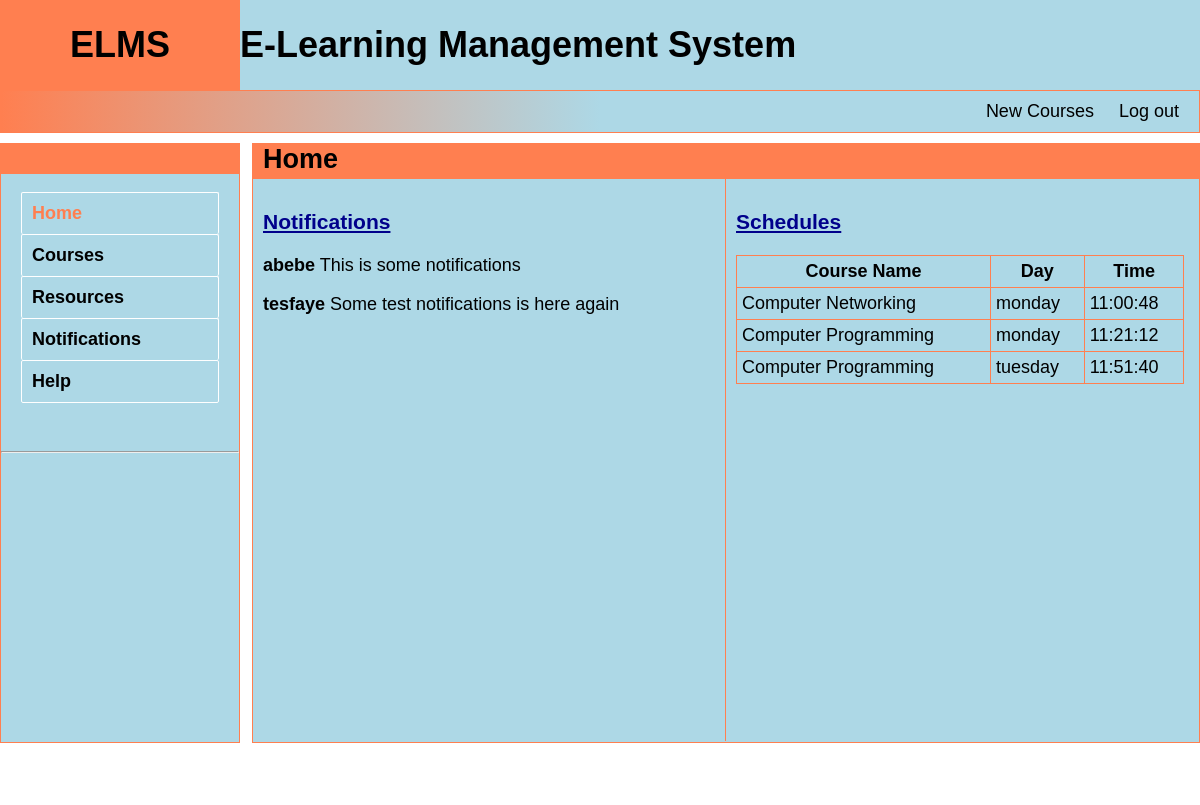
Page /student/index.php (signed in) on the committed database.
### tables this page shows
CREATE TABLE IF NOT EXISTS `studentenroll` (
  `studId` int(11) NOT NULL,
  `courseId` int(11) NOT NULL,
  PRIMARY KEY (`studId`,`courseId`),
  KEY `courseId` (`courseId`)
);

CREATE TABLE IF NOT EXISTS `instructor` (
  `insId` int(11) NOT NULL AUTO_INCREMENT,
  `fName` varchar(30) NOT NULL,
  `lName` varchar(30) NOT NULL,
  `username` varchar(20) NOT NULL,
  `deptId` int(11) DEFAULT NULL,
  `title` varchar(30) DEFAULT NULL,
  `password` varchar(30) NOT NULL,
  PRIMARY KEY (`insId`),
  KEY `deptId` (`deptId`)
);

CREATE TABLE IF NOT EXISTS `course` (
  `courseId` int(11) NOT NULL AUTO_INCREMENT,
  `courseName` varchar(50) NOT NULL,
  `offDept` int(11) NOT NULL,
  `offYear` int(11) NOT NULL,
  `semester` int(11) NOT NULL,
  `chour` int(11) NOT NULL,
  `ects` int(11) NOT NULL,
  PRIMARY KEY (`courseId`),
  UNIQUE KEY `course_courseId_uindex` (`courseId`),
  KEY `offDept` (`offDept`)
);

CREATE TABLE IF NOT EXISTS `schedule` (
  `scheduleId` int(11) NOT NULL AUTO_INCREMENT,
  `section` int(11) NOT NULL,
  `day` varchar(15) NOT NULL,
  `time` time NOT NULL,
  `courseId` int(11) NOT NULL,
  PRIMARY KEY (`scheduleId`),
  UNIQUE KEY `schedule_scheduleId_uindex` (`scheduleId`),
  KEY `section` (`section`)
);

### private/query_functions.php (called while the page is built, shortened)
<?php
    function query_instructor($insId){
	    global $conn;
	    $sql = "select username from instructor where insId = '$insId'";
	    $result = mysqli_query($conn, $sql);
	    if(mysqli_num_rows($result)> 0){
	        return $result;
        }
    }
    function query_schedule($courseId){
	    global $conn;
	    $sql = "select * from schedule where schedule.courseId ='$courseId'";
	    $result = mysqli_query($conn, $sql);
	    if(mysqli_num_rows($result)> 0){
	        return $result;
        }
    }
	function query_notifications($courseId){
	    global $conn;
	    $sql = "select distinct notification.instructor, notification.data from notification, student where notification.courseId = '$courseId' and student.section in (select notification.targetSec from notification where notification.courseId ='$courseId');";
        $result = mysqli_query($conn,$sql);
        if(mysqli_num_rows($result)>0){
            return $result;
        }
    }
    function query_enrolls($username){
	    global $conn;
	    $id = mysqli_fetch_assoc(query_student_id($username))['studId'];
	    $sql = "select * from studentenroll where studId = '$id'";
        $result = mysqli_query($conn, $sql);
        if(mysqli_num_rows($result) > 0){
            return $result;
        }
    }
    function query_student_id($username){
	    global $conn;
	    $sql = "select studId from student where username = '$username'";
	    $result = mysqli_query($conn ,$sql);
	    if(mysqli_num_rows($result)){
	        return $result;
        }
    }
    function query_course_name($courseId){
	    $sql = "select courseName from course where courseId='$courseId';";
	    return standard($sql);
    }
    function standard($sql){
        global $conn;
        $result = mysqli_query($conn, $sql);
        if(mysqli_num_rows($result) > 0 ) {
            return $result;
        }
    }
 ?>

### public/student/index.php (the view, shortened to what this page needs)
<?php
    $username = $_SESSION['username'];
?>
<!doctype html>
<html>
<head>
    <link rel="stylesheet" href="../../public/css/public%20index.css">
    <link rel="stylesheet" href="../../public/css/student%20index.css">
</head>
<body>
    <?php include_once '../../private/shared/page_header.php'; ?>
    <nav>
        <ul class="nav-list" type="none">
            <li><a href="">New Courses</a></li>
            <li><a href="../../private/logout.php">Log out</a></li>
        </ul>
    </nav>
    <section class="content-section">
        <div class="left-div">
            <?php
                $current_page = $_REQUEST['curr_page'] ?? "Home";
            $nav_lists = [['name'=>'Home'],['name'=>'Courses'],['name'=>'Resources'],['name'=>'Notifications'], ['name'=>'Help'],] ?>
            <div class="header-box"></div>
            <div class="content">
                <ul>
                    <?php foreach($nav_lists as $list){ ?>
                    <li class="<?php if($list['name']==$current_page){
                        echo "selected";
                    }
                    ?>"><a href="<?php echo 'index.php?curr_page='.$list['name']; ?>"><?php echo $list['name'] ?></a> </li>
                    <?php } ?>
                </ul>
            </div>
            <br>
            <hr>
            <br>
        </div>
        <div class="right-div">
            <div class="header-box">
                <h2><?php echo $current_page; ?></h2>
            </div>
            <div class="content">
                <?php
                    $current_page = $_REQUEST['curr_page'] ?? "home";
                    $current_page = strtolower($current_page);
                ?>
                <?php if ($current_page == "home"){ ?>
                    <div class="home-left-div">
                        <h3>Notifications</h3>
                        <div class="home-left-inner-content">
                            <?php
                                $courses = query_enrolls($username);
                            ?>
                            <?php  while($row=mysqli_fetch_assoc($courses)){
                                $notifications = query_notifications($row['courseId']);
                                while( $notifications!= null && $not=mysqli_fetch_assoc($notifications)){
                                    $insName = mysqli_fetch_assoc(query_instructor($not["instructor"]));
                                    ?>
                                    <p><span> <strong><?php echo $insName['username']?></strong> </span>
                                        <?php echo $not['data'] ?> </p>
                                    <?php }} ?>
                        </div>
                    </div>
                    <div class="home-right-div">
                        <h3>Schedules</h3>
                        <div class="home-right-inner-content">
                            <table>
                            <tr>
                                <th>Course Name</th>
                                <th>Day</th>
                                <th>Time</th>
                            </tr>
                            <?php
                            $courses = query_enrolls($username);
                            while($course=mysqli_fetch_assoc($courses)){
                                $schedules = query_schedule($course['courseId']);
                                while($schedule=mysqli_fetch_assoc($schedules)){?>
                                        <tr>
                                            <td> <?php echo mysqli_fetch_assoc(query_course_name($course['courseId']))['courseName']; ?> </td>
                                            <td> <?php echo $schedule['day'] ?> </td>
                                            <td> <?php echo  $schedule['time'] ?> </td>
                                        </tr>
                                <?php }} ?>
                            </table>
                        </div>
                    </div>
                <?php } ?>
            </div>
        </div>
    </section>
</body>
</html>

### public/css/public index.css (style rules this page uses)
html { width: 100%; height: 100%; }
body { width: 100%; height: 980px; padding: 0px; margin: 0px; font-size: 18px; font-family: Oxygen ,sans-serif; box-sizing: border-box; }

### public/css/student index.css (style rules this page uses)
* { box-sizing: border-box; text-decoration: none; }
.nav-list { display: inline-block; float: right; }
.nav-list li { padding: 10px; display: inline-block; }
ul.nav-list { margin: 0; padding: 0; }
.nav-list a { text-decoration: none; color: inherit; }
nav::after { content: ''; display: table; clear: both; }
nav { width: 100%; background: linear-gradient(to right , coral, lightblue, lightblue); border: 1px solid coral; padding-right: 10px; }
.content-section { width: 100%; height: 400px; }
.content-section::after { content: ''; display: table; clear: both; }
section .left-div { margin:10px 10px 10px 0; background-color: lightblue; width: 20%; float: left; height: 600px; border: 1px solid coral; display: inline-block; }
section .left-div ul { margin-right: 0px; padding: 0 20px; }
section .left-div ul a { font-weight: 600; width: 100%; display: block; }
section .left-div .header-box { width: 100%; background-color: coral; height: 30px; }
section .left-div ul, section .right-div ul { list-style-type: none; }
section .left-div ul li { width: 100%; display: block; border: 1px solid white; border-bottom: none; padding: 10px; border-radius: 2px; transition-property: background-color, color, border; transition-timing-function: ease; transition-duration: 0.5s; transform-origin: center; }
section .left-div ul li:nth-last-child(1) { border-bottom: 1px solid white; }
.selected { font-weight: 900; color: coral; }
section .left-div .content a { list-style-type: none; color: inherit; }
section .right-div { margin-top: 10px; background-color: lightblue; width: 79%; height: 600px; border: 1px solid coral; float: right; display: inline-block; }
section .right-div .header-box { width: 100%; background-color: coral; height: 35px; }
section .right-div .header-box h2 { margin: 0; padding: 0 0 0 10px; }
section .right-div .content { width: 100%; height: 100%; }
section .right-div .content::after { content: ''; display: table; clear: both; }
.right-div .content { width: 100%; height: 94%; }
.home-left-div { border-right: 1px solid coral; padding: 10px; float: left; width: 50%; height: 94%; display: inline; }
.home-left-div h3, .home-right-div h3 { text-decoration: underline; color: darkblue; }
.home-right-div { padding: 10px; width: 50%; height: 94%; float: right; display: inline; }
table { border: 1px solid coral; border-collapse: collapse; width: 99%; padding: 5px; }
table td, table th { border: 1px solid coral; border-collapse: collapse; padding: 5px; }

### rows in the picture
studentenroll: instructor.username "abebe", data "This is some notifications", instructor.username "tesfaye", data "Some test notifications is here again", courseId.courseName "Computer Networking"
schedule: day "monday", time "11:00:48"
studentenroll: courseId.courseName "Computer Programming"
schedule: day "monday", time "11:21:12"
schedule: day "tuesday", time "11:51:40"

### other values in the picture
$list['name'] "Home"
$list['name'] "Courses"
$list['name'] "Resources"
$list['name'] "Notifications"
$list['name'] "Help"
$current_page "Home"
